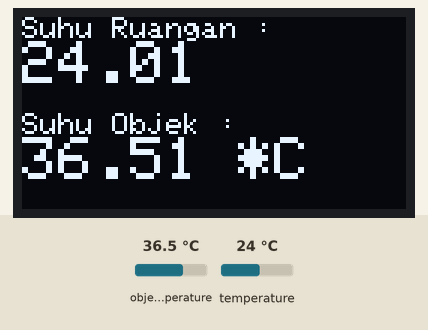
A sketch run on a simulated Arduino Uno, built with avr-gcc and run on an emulated ATmega328P. On the bench: 128×64 one-colour display. The inputs (shaded band) are chosen by the test bench; at power-on: object temperature 36.5 °C, temperature 24 °C. What the sketch prints to the serial monitor is not drawn.

Above: at 3.2 s.
3.3 s: object temperature set to 20 °C
At 4.2 s:
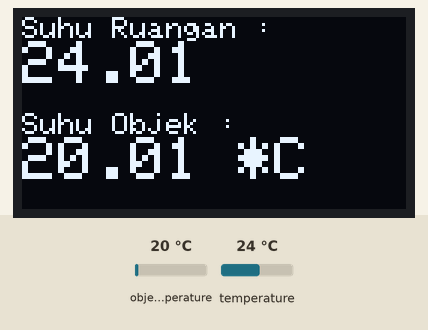
5.1 s: temperature set to 12 °C
At 5.6 s:
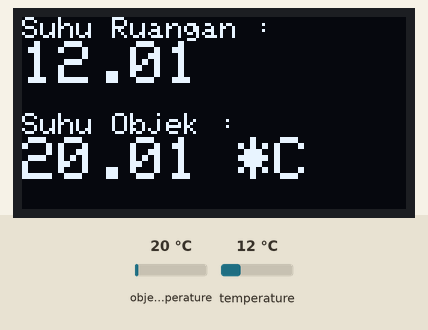
6.8 s: object temperature set to 26 °C
At 8.1 s:
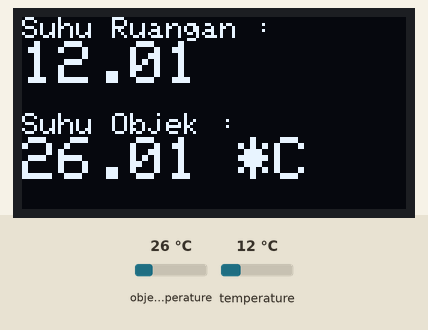
8.4 s: temperature set to 19 °C
At 9.6 s:
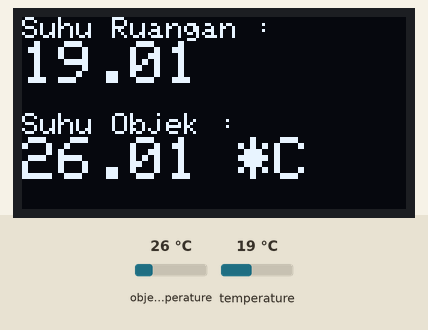
Timing chart, 0 to 11.0 s (numbered marks = the images above; inputs shaded):
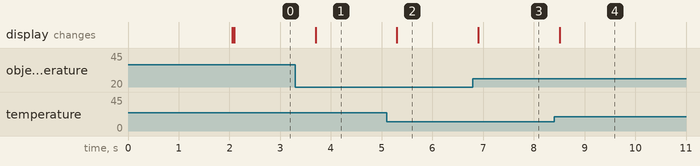

The sketch:

display_temperature.ino
```cpp
#include <Wire.h>
#include <Adafruit_GFX.h>
#include <Adafruit_SSD1306.h>
#include <Adafruit_MLX90614.h>


#define SCREEN_WIDTH 128 // OLED display width, in pixels
#define SCREEN_HEIGHT 64 // OLED display height, in pixels

// Declaration for an SSD1306 display connected to I2C (SDA, SCL pins)
Adafruit_SSD1306 display(SCREEN_WIDTH, SCREEN_HEIGHT, &Wire, -1);
Adafruit_MLX90614 mlx = Adafruit_MLX90614();

void setup() {
  Serial.begin(9600);
  mlx.begin();

  if(!display.begin(SSD1306_SWITCHCAPVCC, 0x3C)) { // Address 0x3D for 128x64
    Serial.println(F("SSD1306 allocation failed"));
    for(;;);
  }
  delay(2000);
  display.clearDisplay();

  display.setTextSize(1);
  display.setTextColor(WHITE);
  display.setCursor(0, 10);
  // Display static text
  display.println("Initializing...");
  display.display();
}

void loop() {
  display.clearDisplay();
  display.setTextSize(1);
  display.setTextColor(WHITE);
  display.setCursor(0, 0);
  // Display dynamic text
  display.println("Suhu Ruangan :");
  display.setTextSize(2);
  display.println(mlx.readAmbientTempC());
  display.setTextSize(1);
  display.println("\nSuhu Objek :");
  display.setTextSize(2);
  display.print(mlx.readObjectTempC());
  display.println(" *C");

//  display.print("Ambient = ");
//  display.print(mlx.readAmbientTempF());
//  display.print("*F\nObject = ");
//  display.print(mlx.readObjectTempF());
//  display.println("*F");

  display.display();


  Serial.print(mlx.readAmbientTempC());
  Serial.print("|");
  Serial.println(mlx.readObjectTempC());
  delay(500);

}
```

Measured:
- after the input at 3.3 s, the display: changes after 0.40 s (image 1)
- after the input at 5.1 s, the display: changes after 0.20 s (image 2)
- after the input at 6.8 s, the display: changes after 0.11 s (image 3)
- after the input at 8.4 s, the display: changes after 0.11 s (image 4)
